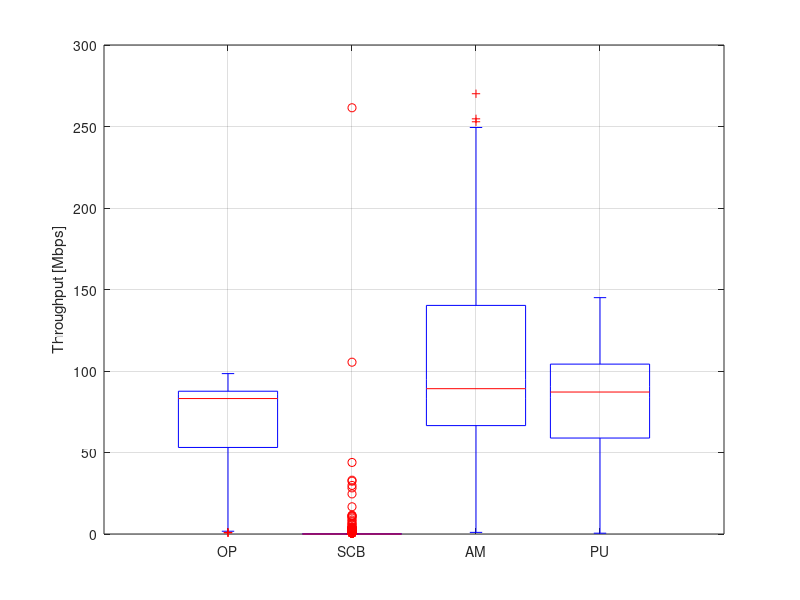

The MATLAB source for this figure:
% Sergio on 09 Nov 2017
% This script is for paper #3 and plots the average throughput using
% boxplot for N = 2 to 50 WLANs in a grid 100x100 m.

clc
close all
clear

%% ONLY PRIMARY

s_op = [
    89
    88.3
    86.6
    52.2
    40.7
    33.1
    46.3
    81.2
    83.1
    85.4
    83.3
    82.1
    79.4
    6.9
    83.9
    1.7
    79.8
    83.6
    54.2
    86.8
    84.6
    86.3
    39.5
    84.5
    79.6
    86.9
    83.3
    89.9
    50.6
    80.3
    71.8
    92
    63.9
    90.5
    84.2
    76.6
    39.3
    89
    86
    91.1
    89.2
    86.2
    89.7
    1.7
    87.7
    48.2
    89.2
    36.7
    87.2
    86.2
    59
    78.1
    63.1
    59.6
    85
    93.7
    87.6
    86.2
    90.4
    83.6
    87.3
    84
    87.5
    87.6
    41.4
    93.4
    86.1
    37.6
    88.4
    0.9
    22.9
    92.2
    50.2
    85
    86.1
    85.8
    58.1
    74
    42.7
    71.5
    85.5
    27.6
    87.8
    47.8
    45.4
    55.3
    29
    92.9
    87.2
    87.8
    86.2
    14.4
    84.7
    17.6
    52.8
    56.3
    87.7
    83.3
    85.8
    87.4
    78.5
    44.7
    84.7
    84.4
    49.4
    32.5
    59.8
    44.1
    86.6
    91.7
    82.5
    88.2
    87
    60.4
    87.2
    90.2
    86.7
    84.6
    7.9
    84
    86.5
    94.2
    86.9
    44.5
    89.9
    85.4
    96.2
    41.5
    79.9
    86.2
    88.1
    86.1
    84.1
    83.9
    50.3
    13.7
    89.2
    51.5
    90.2
    85.3
    91.1
    75.4
    40.5
    1
    90.7
    63.3
    19.6
    91.4
    90.7
    80.4
    85.7
    80.2
    2.4
    42
    46.2
    91.1
    54.8
    80.6
    79.4
    86.9
    92.6
    85.4
    96
    87.7
    87.7
    72.2
    46.2
    90.4
    87.3
    46.8
    85.5
    86.2
    45.7
    49.5
    79.1
    79.8
    57.1
    77.9
    52.3
    47.3
    87.5
    92.4
    53.4
    78.1
    73.2
    88.3
    80.6
    85.4
    89.9
    9.3
    89.5
    85.9
    88.9
    70.5
    44
    88.1
    57
    83.8
    83.3
    80.3
    90.7
    85.2
    68.8
    42.9
    79.6
    80.4
    74.3
    83.3
    43.2
    87.7
    87.6
    64
    51.7
    85.7
    85.1
    55.9
    65.7
    87.7
    86
    85.1
    90.3
    42.9
    44.6
    88.2
    0.7
    87.9
    86.1
    23
    85.3
    89.3
    60.8
    87.9
    87.9
    8
    52.3
    91
    73.7
    89.4
    88.7
    96.9
    82.1
    88.8
    48.8
    71.5
    63
    85.4
    82.6
    49
    55.7
    53.2
    40.7
    85.9
    92.7
    51.4
    57.1
    27.4
    87.9
    88.9
    97.7
    88
    65.2
    83.7
    63.2
    85.6
    84.3
    89.1
    84.4
    42.6
    67.1
    47.2
    55.1
    29.2
    87.1
    56.2
    78.3
    90.3
    42.2
    90.1
    87.5
    61.7
    4
    88.2
    29.9
    88
    54.1
    87.7
    91.8
    68.8
    90.9
    85
    87.5
    87.1
    90.9
    72.6
    90.1
    90.2
    88.5
    43.3
    72.4
    84.9
    85.4
    91.2
    74.5
    43
    89.6
    81.8
    44.2
    50.3
    86.1
    20.4
    88.5
    89.5
    59.8
    87.6
    45.8
    38.7
    84.5
    50.1
    53.6
    87.1
    61.7
    85.5
    46.8
    54.8
    48.3
    67.9
    8.4
    61.7
    81.9
    91.5
    88.7
    34.7
    39.7
    42.7
    37.1
    72
    82.4
    83.1
    82.5
    85.1
    84.8
    65.9
    35.1
    70.3
    83.4
    35.8
    13.1
    98.4
    80.6
    34.1
    87.4
    47.9
    83.2
    63.6
    31.9
    96.6
    1.8
    51.5
    84.2
    40.6
    16.1
    69.3
    72.9
    73.3
    93
    61.5
    88.8
    6.3
    92.8
    87.9
    59.6
    87.7
    87.8
    82.5
    88.1
    2.3
    48.9
    45.9
    79
    88.2
    55.1
    66.8
    88.9
    84.5
    87.2
    63
    79.6
    91.4
    83.6
    91.9
    87.7
    88.2
    85.2
    83.8
    86.1
    88.9
    76.2
    46
    14.7
    82.1
    ];

s_op_mean = mean(s_op);

%% STATIC CHANNEL BONDING

s_scb = [
    0
    0
    0.2
    0.1
    0
    0
    0
    0.1
    33
    0.1
    0
    0
    0
    0
    0.4
    0
    0.2
    0
    0.1
    0
    0
    0
    0
    0
    1.5
    0
    2.4
    0.1
    0.1
    0
    0
    4.1
    0
    0
    2.3
    0
    0
    0
    0
    0.1
    3.3
    1.3
    16.7
    0
    0
    0
    0
    0
    0.8
    0.3
    0
    0
    0
    8.6
    24.6
    0
    0.5
    105.4
    3.2
    0
    0
    0
    261.5
    0.7
    0
    0
    0
    0
    0
    0.4
    0
    0
    0
    0
    0
    0
    0
    3
    0
    0
    0
    0
    0
    32.4
    0.3
    0
    0
    4.1
    0
    0
    0
    0
    0
    0
    0
    0
    9.8
    0
    0
    0
    0
    0
    0
    0
    0.2
    0
    0
    0
    0
    1.7
    0
    0
    0
    0
    0
    0
    0
    0
    0
    4.3
    0
    0.2
    0
    0
    6.6
    0
    0
    0
    29.8
    0
    0
    0.1
    0
    0.2
    0
    0.4
    0.2
    0
    0.9
    0
    2.2
    0
    0
    0
    0
    0
    0
    0
    0.4
    28.3
    0
    0
    0
    0
    0
    0
    0
    0
    0.2
    0
    0
    0.2
    4
    0
    0
    0
    0
    0
    0
    0
    0.7
    0
    0.3
    0
    0
    0.1
    0
    0
    0
    0
    0
    0
    0
    0.3
    0
    0
    0
    0
    0
    0
    0.5
    0
    0.6
    1.8
    0
    0
    0
    0
    0.1
    0.4
    0
    0
    0.6
    0
    0
    0
    0
    3.3
    0
    0
    0
    0
    0
    0
    1.4
    0.6
    0
    0.1
    3.1
    2
    5.5
    0.1
    4
    0.1
    0
    2.9
    0
    0
    0
    0.3
    0
    0
    0
    0
    0
    0
    0
    3.5
    0
    0
    2.3
    0
    0
    0
    0
    11.6
    0.1
    0
    0
    0
    0
    0
    0
    0
    0.2
    0
    0
    0.1
    0
    1.2
    0
    0
    0
    0
    0
    0
    0
    0
    0
    0
    0
    0
    0
    0
    0.3
    0
    0
    0
    0
    0
    0.4
    0.7
    0
    0
    0.1
    0.1
    0
    0
    0
    2.6
    0
    0.3
    0.1
    6.1
    1.4
    0.1
    11.2
    0
    2.8
    0
    0
    0
    0
    0
    0.2
    0
    0
    0.2
    0.4
    0
    0
    0
    0
    0.1
    0.2
    0.3
    0
    0
    0
    0
    0.1
    0
    0
    0
    0
    0
    0
    0.5
    0.2
    43.9
    0
    1.1
    0
    0
    0
    0
    1.3
    0
    0
    0
    11
    0
    0
    0
    0.2
    0
    0
    0
    7.8
    10.5
    0
    0
    0
    0.4
    0
    0
    0
    0
    0.1
    0
    0
    0
    0
    0
    0
    0
    0
    0.2
    0.4
    0.6
    0
    0
    0
    0
    0
    0.1
    0
    0
    1.5
    0
    0
    0.5
    0
    0
    0
    0
    0
    0.2
    0
    0
    0
    0.1
    0
    0.7
    0
    0
    0
    0
    0
    1.4
    ];

%% ALWAYS NAX
s_am = [
    157.9
    90.2
    88.2
    53.4
    48
    37.3
    46.2
    131.6
    88
    85.6
    137.7
    81.8
    79.8
    5.3
    85.1
    2.2
    141.1
    140.2
    53.7
    88.5
    87.2
    87.7
    40.3
    121.7
    80
    87.7
    141.4
    92.5
    49.3
    138.9
    104.8
    154.8
    86.7
    157.6
    137.9
    121.6
    41.6
    154.2
    107.2
    155.4
    219.1
    148.2
    242.5
    2.3
    88.7
    49.3
    150.6
    46.9
    152.6
    151.3
    59.9
    78.5
    69.3
    85.3
    135.9
    164.6
    121.3
    225.4
    99.6
    83.3
    92.4
    84.3
    270.1
    188.4
    43.2
    103.3
    85.2
    42.1
    89.3
    1.1
    28.1
    93.8
    64.5
    147.8
    87.4
    127.8
    59.4
    121.5
    55.5
    98.4
    109.5
    28.2
    88.2
    80.9
    56.1
    57.1
    28.4
    92.5
    87.9
    146.2
    144.9
    15.9
    85.6
    18
    81.4
    77.6
    217.3
    111.1
    146.1
    88.8
    109.3
    59.9
    85.8
    86.5
    74.5
    37.7
    72.8
    69.1
    219.1
    92.4
    209.8
    148.3
    141.4
    82.5
    122.4
    110.1
    87.9
    147.7
    9.1
    224.9
    86.7
    249.4
    86.7
    46.8
    215.2
    185.1
    97
    39.2
    179.1
    90.9
    200.4
    87.6
    129.8
    133.1
    51.5
    17.3
    91
    52
    154.1
    85.8
    159.6
    126.3
    41.1
    1.7
    90.4
    123.3
    19.2
    152.8
    213.2
    124.4
    102.9
    80.9
    2.8
    41.9
    61
    133.7
    62.3
    83.4
    93.2
    190.2
    152.4
    104.4
    201.3
    153.3
    87.9
    92.9
    59.7
    89
    88.3
    54.7
    89.9
    87.5
    76.4
    69.7
    81
    81.4
    79.6
    153.2
    77.3
    45.4
    153.6
    159.9
    52.5
    179.1
    117.7
    150.9
    80.6
    87
    148
    9
    92.9
    192.5
    210.1
    135.6
    43.9
    118.9
    101.7
    93.5
    87.9
    136.9
    145.7
    150.3
    73.2
    54.4
    78.3
    127.8
    137.1
    87.2
    42.5
    87.8
    133.7
    65.5
    72
    85.5
    138.5
    71.2
    91.4
    180.9
    134.9
    144
    108.7
    55.9
    57.3
    146.1
    1
    88.3
    88.9
    27.1
    121.5
    77.4
    58.3
    87.8
    87.6
    9
    66.5
    155.8
    74.8
    254.7
    144.7
    180.9
    205.4
    91.1
    67.4
    75.6
    68.1
    111.2
    83.7
    69.7
    54.3
    71.6
    39.5
    190
    93.7
    66.9
    105.7
    33.9
    89.9
    89.2
    224.3
    234.6
    96
    119.2
    94.1
    88.8
    84.6
    119.3
    143.3
    43.6
    99.1
    61.4
    79.9
    38.6
    147.6
    80.9
    146.2
    91.1
    41.7
    91.1
    86.6
    85.4
    4.5
    152.5
    34.3
    87.8
    66.4
    154.1
    155.3
    91
    93.8
    185.1
    150.4
    118.8
    95.4
    144.3
    252.9
    155.7
    88
    52.5
    73.3
    142.4
    142.7
    173.9
    118
    49.7
    149.6
    68.3
    45.1
    66.7
    222.2
    18.9
    96.8
    90.8
    59
    234.5
    58.2
    51.3
    84.4
    64.5
    52.9
    154
    88.2
    128.9
    66.5
    89.5
    69.7
    102.7
    7.7
    62.3
    177.1
    223.8
    141.1
    50.6
    46.8
    50.6
    45.8
    124.9
    128.8
    68.9
    133
    142.7
    107.6
    113.4
    37.2
    97.2
    186.3
    40.4
    13.6
    186.3
    112.6
    48.5
    89.5
    49
    88
    81.4
    41
    149.4
    1.8
    71.3
    138.7
    51
    15.4
    100.9
    105.5
    76.2
    87.1
    83.4
    89.4
    4.5
    151
    231.6
    59.4
    88
    149.6
    144.2
    89.1
    3.8
    51.7
    46.6
    124.8
    146.3
    54.8
    130.1
    87.9
    147
    90.2
    87.4
    117.6
    246.4
    140.4
    114.4
    87.3
    241.6
    98.2
    218.1
    141.6
    155.3
    115
    58.2
    13.4
    192.6
    ];

%% PROB. UNIFORM

s_pu = [
    112.4
    88.9
    87.2
    51.4
    43
    29.8
    43.8
    99.8
    85.4
    85
    103.6
    82.3
    79.8
    7.1
    84.7
    1.6
    102.7
    106.7
    54.7
    87.8
    85
    87.1
    38.3
    87
    80.4
    87.9
    104.3
    90.7
    49.2
    101.9
    86
    117
    74.3
    114.2
    102.4
    90.5
    38
    114.3
    89.9
    116
    124
    109.8
    136.2
    1.8
    87.9
    50.9
    113.5
    42.1
    111.3
    111.4
    58.3
    79
    66.5
    68.4
    103.3
    119.8
    102.2
    119.7
    94.5
    82.9
    88.4
    84.6
    145
    113.4
    44.7
    97.4
    85.2
    40.1
    88.2
    0.5
    27.5
    91.7
    57.7
    108.6
    86.1
    103.2
    57.9
    92.6
    48.5
    80.1
    95.2
    27.6
    88.4
    61
    49.8
    55.4
    28.8
    92.6
    88.2
    110.8
    105.6
    15.2
    86.3
    17.2
    64.6
    66.9
    122.5
    85.6
    108.1
    87.3
    80.4
    50.4
    83.8
    85.1
    60.2
    35.3
    66
    58.8
    118
    91.2
    122.6
    110.5
    107.8
    68.5
    100.5
    98.1
    87.2
    105.8
    8.8
    120.2
    86.3
    142
    86.1
    46.3
    130
    114.5
    95.8
    38
    113.4
    85.9
    110.2
    86.4
    96.2
    104.2
    49
    16.4
    88.9
    51.3
    114.7
    87.1
    116.3
    94
    42.9
    1.7
    90.3
    86.1
    18.6
    114.4
    123
    99
    92.5
    80.7
    3.3
    44.2
    53.7
    107
    61.6
    79
    83.4
    114.9
    114.2
    92.7
    117.7
    111.1
    87.6
    79.6
    49.5
    89.7
    87.7
    51.8
    84.8
    85.6
    60.6
    59.4
    79.6
    80.2
    65.9
    102.5
    67.8
    45.1
    113.1
    117.2
    53.4
    112.8
    91.4
    109.7
    81.1
    86.9
    110
    8.7
    89.8
    112.4
    120.6
    87.2
    43.9
    95.2
    78.1
    88.9
    85.9
    101.4
    114.3
    109.2
    71.2
    48.3
    79
    98
    102.6
    84.5
    42.9
    85.9
    103.6
    64.6
    61.6
    84.9
    107.5
    62.7
    69.8
    97.8
    104.8
    106.8
    98.2
    49.8
    47.6
    110.4
    0.7
    88.3
    87.7
    29.8
    97.8
    113.9
    60
    88.1
    88.5
    8.3
    59.2
    115.7
    74.5
    141.1
    107.9
    128.4
    113.9
    85.3
    58.2
    75
    64.9
    90.9
    83.8
    57.4
    53.7
    60.2
    38.9
    119.5
    93.2
    58.5
    74.3
    29.3
    88.5
    88.7
    121.4
    133.3
    76.9
    87.6
    75.3
    88
    85.4
    101
    105
    45.3
    79.7
    52.5
    63.9
    33
    108.7
    65.7
    91.7
    90.4
    41
    90
    87.1
    70.7
    1.7
    112.1
    32.6
    87.6
    57.1
    113.1
    115.2
    82.6
    92.1
    111.7
    111.2
    100.6
    92.9
    98.5
    138.7
    113.9
    89
    47.3
    72.7
    106.5
    105.6
    97.4
    90.3
    45
    113.5
    79.3
    42.7
    53.9
    129.1
    19.5
    111
    89.5
    59.1
    134.9
    53.6
    45.6
    83.5
    55.8
    54.1
    113.8
    70.2
    100.9
    55.2
    69.5
    56.6
    81.4
    7.4
    62.2
    117.7
    135.7
    101.1
    42.8
    43.2
    46.8
    41.2
    93.8
    101.9
    109.1
    101.4
    106.4
    93.7
    84.1
    34.7
    80.4
    112.1
    40.1
    15.2
    127.2
    96.1
    41
    86.8
    46.2
    85.7
    69.5
    35.9
    118.7
    1.4
    59.1
    106.1
    47.1
    17.7
    82.2
    88.8
    73.3
    91.7
    71
    87.9
    5.1
    115
    128.3
    58.9
    87.4
    110.2
    95.8
    88.1
    2.9
    53.6
    45.2
    86.3
    112.4
    54.9
    92.1
    88.4
    105.5
    89
    72.7
    80.4
    140.7
    106
    99.6
    87.7
    122.7
    90
    127.2
    106.1
    113.1
    91.9
    51.7
    10.3
    108.8
    ];

%% BOXPLOT
x = [1 2 3 4];

figure
% OP
boxplot([s_op,s_scb, s_am, s_pu],'positions',x,...
    'Labels',{'OP','SCB','AM','PU'})
ylabel('Throughput [Mbps]')
grid on
